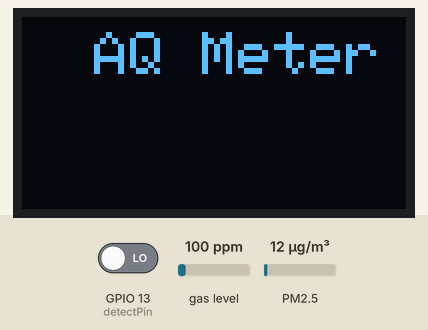
Recording of a sketch running on a simulated ESP32. Shown: 128×64 one-colour display. The inputs (shaded band) are chosen by the test bench; at power-on: GPIO 13 (detectPin) LOW, gas level 100 ppm, PM2.5 12 µg/m³. WiFi joins after 1.5 s; servers stay silent unless stated; the display library's start-up logo is not drawn; the local clock reads 2024-03-15 10:24:30 at power-on unless the sketch sets it; storage starts empty; what the sketch prints to the serial monitor is not drawn.

Above: at 0.2 s.
At 8.5 s:
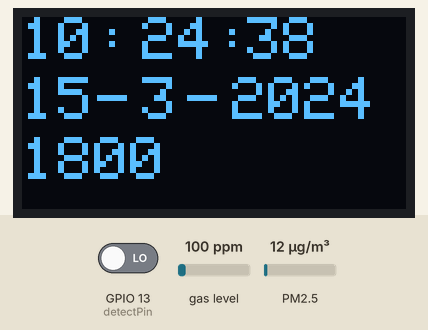
At 23.9 s:
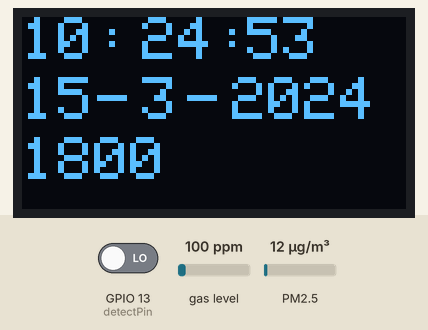
At 54.6 s:
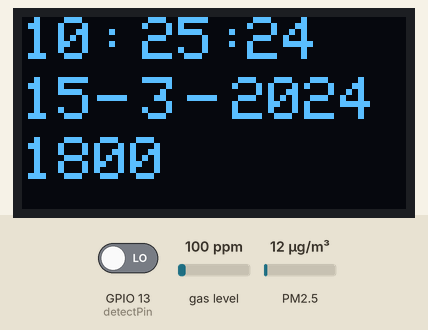
At 85.3 s:
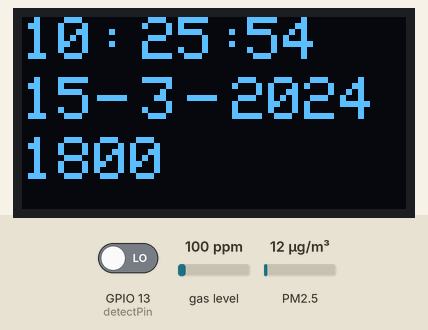
At 116.0 s:
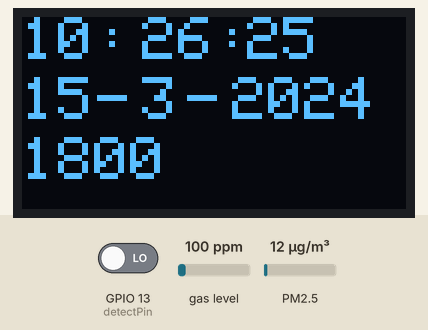

Measured:
- what the display in image 0 shows lasts 8.4 s, from 0.1 s to 8.5 s
- what the display in image 1 shows lasts 15.3 s, from 8.5 s to 23.8 s

The sketch:

normalwiFi.ino
```cpp
//setup the RTC using RTC by makuna
//Reference - https://github.com/ismailsakdo/EHRU_EMSA/blob/main/GROUP%20EHRU%20SKETCH22/nana_ccs811_mq.ino
#include <Wire.h>
#include <WiFi.h>
#include <SPI.h>
#include <SD.h>
#include "RTClib.h"
#include "FS.h"
#include "SPI.h"
#include <MQUnifiedsensor.h>

//Option OLED
#include <Adafruit_GFX.h>
#include <Adafruit_SSD1306.h>

//Thingspeak library and hardcoded
#include <WiFiManager.h>
#include <ThingSpeak.h>
#define SECRET_CH_ID 000000                    // replace 0000000 with your channel number
#define SECRET_WRITE_APIKEY "APIWRITEKEY"  // replace XYZ with your channel write API Key
#define SECRET_SSID "username"		// replace MySSID with your WiFi network name
#define SECRET_PASS "password"	// replace MyPassword with your WiFi password

//Connection
char ssid[] = SECRET_SSID;   // your network SSID (name)
char pass[] = SECRET_PASS;   // your network password
int keyIndex = 0;            // your network key Index number (needed only for WEP)


//Sensor dust
#include <SoftwareSerial.h>
#include "Adafruit_PM25AQI.h"

//Sensor IR
int detectPin = 13;
bool detect = 0;

//Assignment
const int chipSelect = 5;
File sd_file;
RTC_DS3231 rtc;
char daysOfTheWeek[7][12] = { "Sunday", "Monday", "Tuesday", "Wednesday", "Thursday", "Friday", "Saturday" };
SoftwareSerial pmSerial(3, 2);  // change to RXD
Adafruit_PM25AQI aqi = Adafruit_PM25AQI();

//option display
#define SCREEN_WIDTH 128  // OLED display width, in pixels
#define SCREEN_HEIGHT 64  // OLED display height, in pixels
#define OLED_RESET -1     // Reset pin # (or -1 if sharing reset pin)
Adafruit_SSD1306 display(SCREEN_WIDTH, SCREEN_HEIGHT, &Wire, OLED_RESET);

//intialize
#define Board ("Arduino NANO")
#define Pin135 (32)  //Analog input 2 of your arduino
//#define         Pin7                     (35)  //Analog input 3 of your arduino

//setup of sensor
#define RatioMQ135CleanAir (3.6)  //RS / R0 = 10 ppm
//#define         RatioMQ7CleanAir          (27.5) //RS / R0 = 27.5 ppm
#define ADC_Bit_Resolution (12)  // 10 bit ADC
#define Voltage_Resolution (5)   // Volt resolution to calc the voltage
#define Type ("ESP32")           //Board used

//Initialize MQ
MQUnifiedsensor MQ135(Board, Voltage_Resolution, ADC_Bit_Resolution, Pin135, Type);
//MQUnifiedsensor MQ7(Board, Voltage_Resolution, ADC_Bit_Resolution, Pin7, Type);

//WiFi Setting
//WiFiManager wifiManager;
WiFiClient client;

//Thingspeak
unsigned long myChannelNumber = SECRET_CH_ID;
const char *myWriteAPIKey = SECRET_WRITE_APIKEY;
const char *server = "api.thingspeak.com";

//Variable
float co2;
String dataMessage;
String myStatus = "";
int pm03;
int pm25;
int pm10;

void setup() {
  // initialize serial communications at 9600 bps:
  Serial.begin(115200);
  pinMode(detectPin, INPUT);
  pmSerial.begin(9600);
  if (!aqi.begin_UART(&pmSerial)) {  // connect to the sensor over software serial
    Serial.println("Could not find PM 2.5 sensor!");
    while (1) delay(10);
  }

  Serial.println("PM25 found!");
  Wire.begin();

  while (!Serial) {
    ;  // wait for serial port to connect. Needed for native USB port only
  }

  // Initialize WiFiManager
  //WiFiManager wifiManager;
  //wifiManager.resetSettings();
  //wifiManager.autoConnect("Wataverse Technology", "password");

  //Normal Wifi
  WiFi.mode(WIFI_STA);


  // Initialize ThingSpeak
  ThingSpeak.begin(client);

  Serial.print("Initializing SD card...");

  // see if the card is present and can be initialized:
  initSDCard();

  if (!rtc.begin()) {
    Serial.println("Couldn't find RTC");
    while (1)
      ;
  }

  //rtc.adjust(DateTime(__DATE__, __TIME__));

  // Create a file on the SD card and write the data labels
  File file = SD.open("/data.txt");
  if (!file) {
    Serial.println("File doesn't exist");
    Serial.println("Creating file...");
    writeFile(SD, "/data.txt", "Date & Time, PM0.3, PM2.5, PM10, Other Gases \r\n");
  } else {
    Serial.println("File already exists");
  }
  file.close();

  //Hidupkan Sensor MQ
  MQ135.init();
  MQ135.setRegressionMethod(1);  //_PPM =  a*ratio^b
  MQ135.setR0(9.03);

  //Display
  if (!display.begin(SSD1306_SWITCHCAPVCC, 0x3C)) {
    Serial.println(F("SSD1306 allocation failed"));
    for (;;)
      ;  // Don't proceed, loop forever
  }
  display.display();
  delay(2);
  display.clearDisplay();


  display.clearDisplay();
  display.setTextColor(WHITE);
  //display.startscrollright(0x00, 0x0F);
  display.setTextSize(2);
  display.setCursor(0, 5);
  display.print("  AQ Meter ");
  display.display();
  delay(3000);
}


void loop() {

  // Connect or reconnect to WiFi
  if(WiFi.status() != WL_CONNECTED){
    Serial.print("Attempting to connect to SSID: ");
    Serial.println(SECRET_SSID);
    while(WiFi.status() != WL_CONNECTED){
      WiFi.begin(ssid, pass);  // Connect to WPA/WPA2 network. Change this line if using open or WEP network
      Serial.print(".");
      delay(5000);
    }
    Serial.println("\nConnected.");
  }

    //IR sensor
  detect = digitalRead(detectPin);
  if (detect == 1) {
    Serial.println("Movement detected");
  } else {
    Serial.println("No movement");
  }

  PM25_AQI_Data data;
  if (!aqi.read(&data)) {
    Serial.println("Could not read from AQI");
    delay(500);  // try again in a bit!
    return;
  }
  DateTime now = rtc.now();
  pm03 = data.particles_03um;
  pm25 = data.particles_25um;
  pm10 = data.particles_100um;

  //MQ Sensor
  MQ135.update();
  MQ135.setA(110.47);
  MQ135.setB(-2.862);  //CO2
  float co2 = MQ135.readSensor();

  //Read Date, Time and Sensor
  Serial.print("Date:  ");
  Serial.print(now.day() + String("-") + now.month() + String("-") + now.year());
  Serial.print(", Time:  ");
  Serial.print(String("||") + now.hour() + String(":") + now.minute() + String(":") + now.second());
  Serial.print(", CO2 (PPM):      ");
  Serial.print(pm03);
  Serial.print("CO2:       ");
  Serial.println(co2);
  Serial.print("Motion:       ");
  Serial.println(detect);
  Serial.println(daysOfTheWeek[now.dayOfTheWeek()]);
  Serial.println("--------------------------------------------------------");

  //Concatenate all info separated by commas
  dataMessage = String(now.day()) + String("/") + String(now.month()) + String("/") + String(now.year()) + String("||") +
  String(now.hour()) + String(":") + String(now.minute()) + String(":") + String(now.second()) + String("||") +
  String("=") + String(pm03) + String(";") + pm25 + String(";") + pm10 + String(";") + co2 + String(";") + detect +"\r\n";
  //dataMessage = String(epochTime) + "," + String(temp) + "," + String(hum) + "," + String(pres) + "\r\n";
  Serial.print("Saving data: ");
  Serial.println(dataMessage);

  //Append the data to file
  appendFile(SD, "/data.txt", dataMessage.c_str());

  //Thingspeak
  ThingSpeak.setField(1, pm03);
  ThingSpeak.setField(2, pm25);
  ThingSpeak.setField(3, pm10);
  ThingSpeak.setField(4, co2);
  ThingSpeak.setField(5, detect);

  // set the status
  ThingSpeak.setStatus(myStatus);

  // write to the ThingSpeak channel
  int x = ThingSpeak.writeFields(myChannelNumber, myWriteAPIKey);
  if (x == 200) {
    Serial.println("Channel update successful.");
  } else {
    Serial.println("Problem updating channel. HTTP error code " + String(x));
  }

  //display OLED
  display.clearDisplay();
  display.setTextSize(2);
  display.setCursor(75, 0);
  display.println(now.second(), DEC);

  display.setTextSize(2);
  display.setCursor(25, 0);
  display.println(":");

  display.setTextSize(2);
  display.setCursor(65, 0);
  display.println(":");

  display.setTextSize(2);
  display.setCursor(40, 0);
  display.println(now.minute(), DEC);

  display.setTextSize(2);
  display.setCursor(0, 0);
  display.println(now.hour(), DEC);

  display.setTextSize(2);
  display.setCursor(0, 20);
  display.println(now.day(), DEC);

  display.setTextSize(2);
  display.setCursor(25, 20);
  display.println("-");

  display.setTextSize(2);
  display.setCursor(40, 20);
  display.println(now.month(), DEC);

  display.setTextSize(2);
  display.setCursor(55, 20);
  display.println("-");

  display.setTextSize(2);
  display.setCursor(70, 20);
  display.println(now.year(), DEC);

  display.setTextSize(2);
  display.setCursor(0, 40);
  display.print(pm03);

  display.display();

  delay(15000);
}


// Write to the SD card
void writeFile(fs::FS &fs, const char *path, const char *message) {
  Serial.printf("Writing file: %s\n", path);

  File file = fs.open(path, FILE_WRITE);
  if (!file) {
    Serial.println("Failed to open file for writing");
    return;
  }
  if (file.print(message)) {
    Serial.println("File written");
  } else {
    Serial.println("Write failed");
  }
  file.close();
}

// Initialize SD card
void initSDCard() {
  if (!SD.begin()) {
    Serial.println("Card Mount Failed");
    return;
  }
  uint8_t cardType = SD.cardType();

  if (cardType == CARD_NONE) {
    Serial.println("No SD card attached");
    return;
  }
  Serial.print("SD Card Type: ");
  if (cardType == CARD_MMC) {
    Serial.println("MMC");
  } else if (cardType == CARD_SD) {
    Serial.println("SDSC");
  } else if (cardType == CARD_SDHC) {
    Serial.println("SDHC");
  } else {
    Serial.println("UNKNOWN");
  }
  uint64_t cardSize = SD.cardSize() / (1024 * 1024);
  Serial.printf("SD Card Size: %lluMB\n", cardSize);
}

// Append data to the SD card
void appendFile(fs::FS &fs, const char *path, const char *message) {
  Serial.printf("Appending to file: %s\n", path);

  File file = fs.open(path, FILE_APPEND);
  if (!file) {
    Serial.println("Failed to open file for appending");
    return;
  }
  if (file.print(message)) {
    Serial.println("Message appended");
  } else {
    Serial.println("Append failed");
  }
  file.close();
}
```
